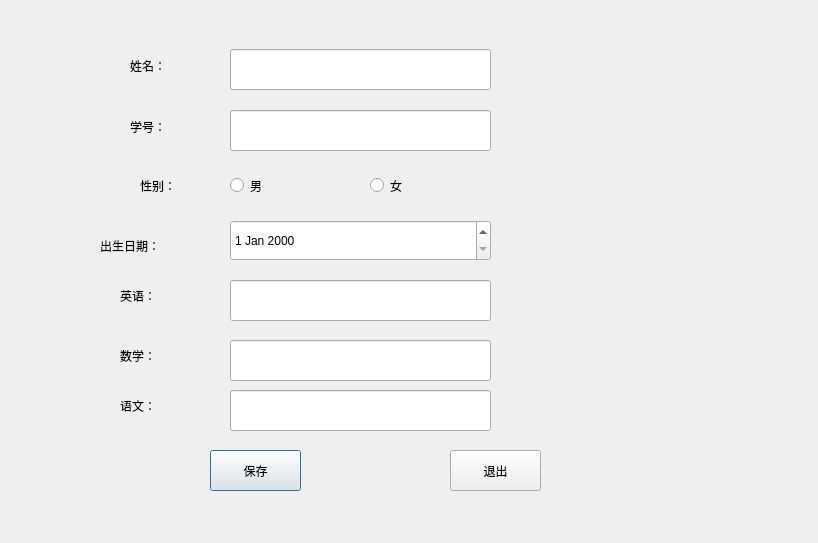
<?xml version="1.0" encoding="UTF-8"?>
<ui version="4.0">
 <class>InputDialog</class>
 <widget class="QDialog" name="InputDialog">
  <property name="geometry">
   <rect>
    <x>0</x>
    <y>0</y>
    <width>818</width>
    <height>543</height>
   </rect>
  </property>
  <property name="windowTitle">
   <string>Dialog</string>
  </property>
  <widget class="QPushButton" name="saveButton">
   <property name="geometry">
    <rect>
     <x>210</x>
     <y>450</y>
     <width>91</width>
     <height>41</height>
    </rect>
   </property>
   <property name="styleSheet">
    <string notr="true">font: 75 22pt &quot;隶书&quot;;</string>
   </property>
   <property name="text">
    <string>保存</string>
   </property>
  </widget>
  <widget class="QPushButton" name="quitButton">
   <property name="geometry">
    <rect>
     <x>450</x>
     <y>450</y>
     <width>91</width>
     <height>41</height>
    </rect>
   </property>
   <property name="styleSheet">
    <string notr="true">font: 75 22pt &quot;隶书&quot;;</string>
   </property>
   <property name="text">
    <string>退出</string>
   </property>
  </widget>
  <widget class="QLabel" name="label">
   <property name="geometry">
    <rect>
     <x>130</x>
     <y>50</y>
     <width>81</width>
     <height>31</height>
    </rect>
   </property>
   <property name="styleSheet">
    <string notr="true">font: 75 18pt &quot;隶书&quot;;</string>
   </property>
   <property name="text">
    <string>姓名：</string>
   </property>
  </widget>
  <widget class="QLabel" name="label_2">
   <property name="geometry">
    <rect>
     <x>140</x>
     <y>170</y>
     <width>81</width>
     <height>31</height>
    </rect>
   </property>
   <property name="styleSheet">
    <string notr="true">font: 75 18pt &quot;隶书&quot;;</string>
   </property>
   <property name="text">
    <string>性别：</string>
   </property>
  </widget>
  <widget class="QLabel" name="label_3">
   <property name="geometry">
    <rect>
     <x>100</x>
     <y>230</y>
     <width>111</width>
     <height>31</height>
    </rect>
   </property>
   <property name="styleSheet">
    <string notr="true">font: 75 18pt &quot;隶书&quot;;</string>
   </property>
   <property name="text">
    <string>出生日期：</string>
   </property>
  </widget>
  <widget class="QLineEdit" name="nameEdit">
   <property name="geometry">
    <rect>
     <x>230</x>
     <y>49</y>
     <width>261</width>
     <height>41</height>
    </rect>
   </property>
   <property name="styleSheet">
    <string notr="true">font: 75 18pt &quot;隶书&quot;;</string>
   </property>
  </widget>
  <widget class="QRadioButton" name="boyradioButton">
   <property name="geometry">
    <rect>
     <x>230</x>
     <y>170</y>
     <width>89</width>
     <height>31</height>
    </rect>
   </property>
   <property name="styleSheet">
    <string notr="true">font: 75 20pt &quot;Agency FB&quot;;</string>
   </property>
   <property name="text">
    <string>男</string>
   </property>
   <attribute name="buttonGroup">
    <string notr="true">sexGroup</string>
   </attribute>
  </widget>
  <widget class="QRadioButton" name="girlradioButton">
   <property name="geometry">
    <rect>
     <x>370</x>
     <y>170</y>
     <width>89</width>
     <height>31</height>
    </rect>
   </property>
   <property name="styleSheet">
    <string notr="true">font: 75 20pt &quot;Agency FB&quot;;</string>
   </property>
   <property name="text">
    <string>女</string>
   </property>
   <attribute name="buttonGroup">
    <string notr="true">sexGroup</string>
   </attribute>
  </widget>
  <widget class="QDateEdit" name="birthdaydateEdit">
   <property name="geometry">
    <rect>
     <x>230</x>
     <y>220</y>
     <width>261</width>
     <height>41</height>
    </rect>
   </property>
   <property name="styleSheet">
    <string notr="true">font: 75 18pt &quot;Agency FB&quot;;</string>
   </property>
  </widget>
  <widget class="QLineEdit" name="idEdit">
   <property name="geometry">
    <rect>
     <x>230</x>
     <y>110</y>
     <width>261</width>
     <height>41</height>
    </rect>
   </property>
   <property name="styleSheet">
    <string notr="true">font: 75 18pt &quot;隶书&quot;;</string>
   </property>
  </widget>
  <widget class="QLabel" name="label_5">
   <property name="geometry">
    <rect>
     <x>130</x>
     <y>111</y>
     <width>81</width>
     <height>31</height>
    </rect>
   </property>
   <property name="styleSheet">
    <string notr="true">font: 75 18pt &quot;隶书&quot;;</string>
   </property>
   <property name="text">
    <string>学号：</string>
   </property>
  </widget>
  <widget class="QLabel" name="label_4">
   <property name="geometry">
    <rect>
     <x>120</x>
     <y>280</y>
     <width>111</width>
     <height>31</height>
    </rect>
   </property>
   <property name="styleSheet">
    <string notr="true">font: 75 18pt &quot;隶书&quot;;</string>
   </property>
   <property name="text">
    <string>英语：</string>
   </property>
  </widget>
  <widget class="QLineEdit" name="englishEdit">
   <property name="geometry">
    <rect>
     <x>230</x>
     <y>280</y>
     <width>261</width>
     <height>41</height>
    </rect>
   </property>
   <property name="styleSheet">
    <string notr="true">font: 75 18pt &quot;隶书&quot;;</string>
   </property>
  </widget>
  <widget class="QLabel" name="label_6">
   <property name="geometry">
    <rect>
     <x>120</x>
     <y>340</y>
     <width>111</width>
     <height>31</height>
    </rect>
   </property>
   <property name="styleSheet">
    <string notr="true">font: 75 18pt &quot;隶书&quot;;</string>
   </property>
   <property name="text">
    <string>数学：</string>
   </property>
  </widget>
  <widget class="QLineEdit" name="mathEdit">
   <property name="geometry">
    <rect>
     <x>230</x>
     <y>340</y>
     <width>261</width>
     <height>41</height>
    </rect>
   </property>
   <property name="styleSheet">
    <string notr="true">font: 75 18pt &quot;隶书&quot;;</string>
   </property>
  </widget>
  <widget class="QLabel" name="label_7">
   <property name="geometry">
    <rect>
     <x>120</x>
     <y>390</y>
     <width>111</width>
     <height>31</height>
    </rect>
   </property>
   <property name="styleSheet">
    <string notr="true">font: 75 18pt &quot;隶书&quot;;</string>
   </property>
   <property name="text">
    <string>语文：</string>
   </property>
  </widget>
  <widget class="QLineEdit" name="chineseEdit">
   <property name="geometry">
    <rect>
     <x>230</x>
     <y>390</y>
     <width>261</width>
     <height>41</height>
    </rect>
   </property>
   <property name="styleSheet">
    <string notr="true">font: 75 18pt &quot;隶书&quot;;</string>
   </property>
  </widget>
 </widget>
 <resources/>
 <connections/>
 <buttongroups>
  <buttongroup name="sexGroup"/>
 </buttongroups>
</ui>
